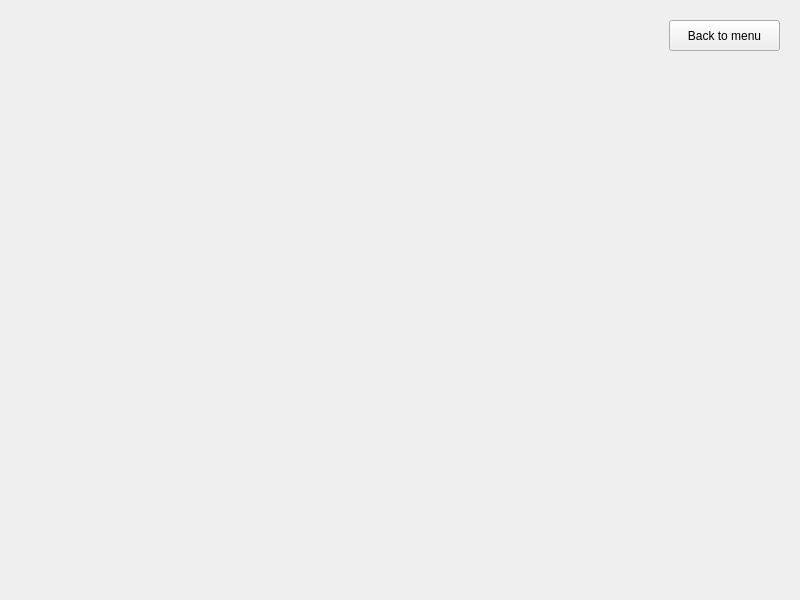
<?xml version="1.0" encoding="UTF-8"?>
<ui version="4.0">
 <class>Play</class>
 <widget class="QWidget" name="Play">
  <property name="geometry">
   <rect>
    <x>0</x>
    <y>0</y>
    <width>800</width>
    <height>600</height>
   </rect>
  </property>
  <property name="windowTitle">
   <string>Form</string>
  </property>
  <widget class="QPushButton" name="pushButton">
   <property name="geometry">
    <rect>
     <x>669</x>
     <y>20</y>
     <width>111</width>
     <height>31</height>
    </rect>
   </property>
   <property name="text">
    <string>Back to menu</string>
   </property>
  </widget>
 </widget>
 <resources/>
 <connections>
  <connection>
   <sender>pushButton</sender>
   <signal>pressed()</signal>
   <receiver>Play</receiver>
   <slot>highScore()</slot>
   <hints>
    <hint type="sourcelabel">
     <x>700</x>
     <y>26</y>
    </hint>
    <hint type="destinationlabel">
     <x>629</x>
     <y>30</y>
    </hint>
   </hints>
  </connection>
 </connections>
 <slots>
  <slot>backToMenu()</slot>
  <slot>highScore()</slot>
 </slots>
</ui>
